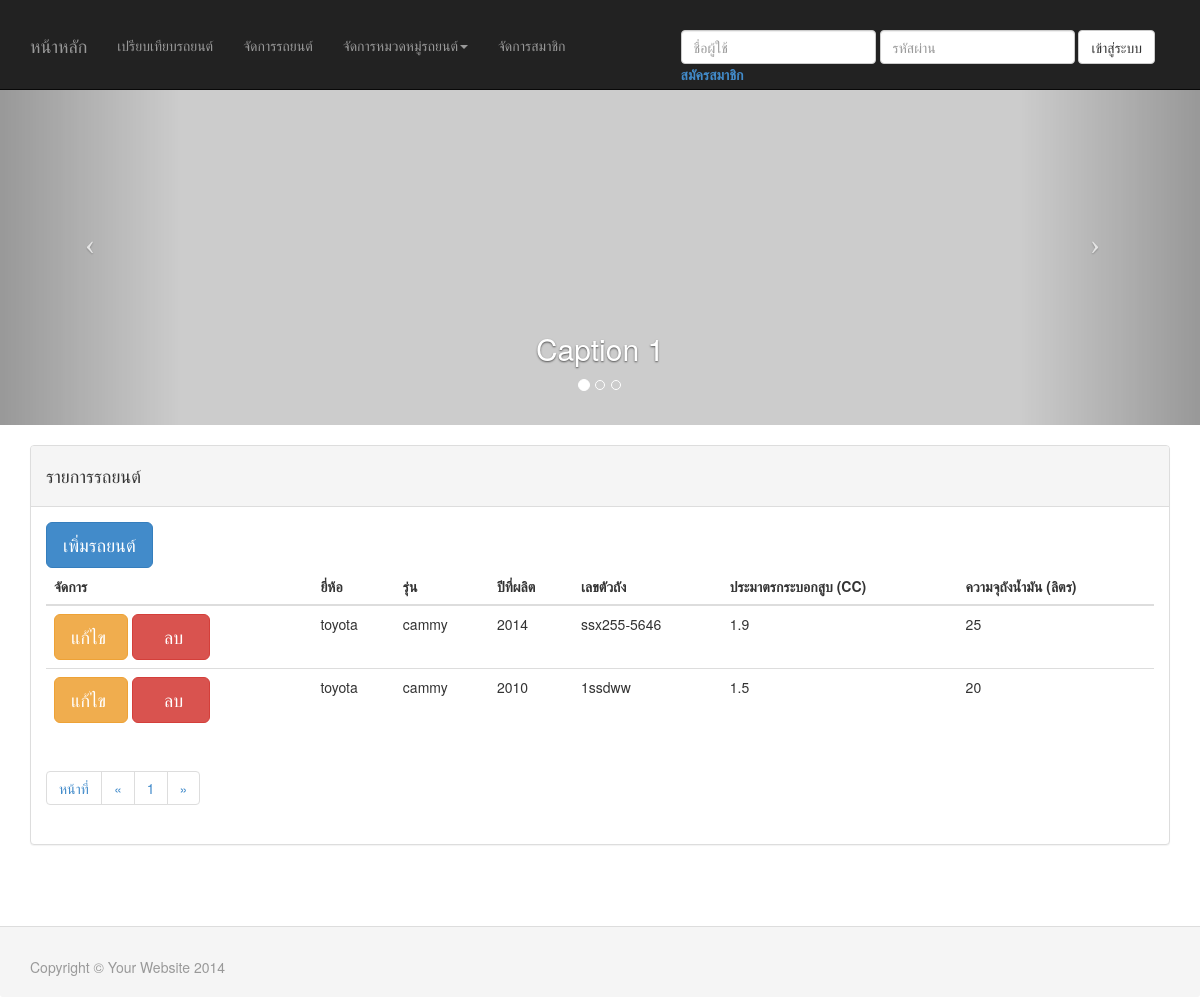
Before: /car/ManageCarProfile.php with the older database file.
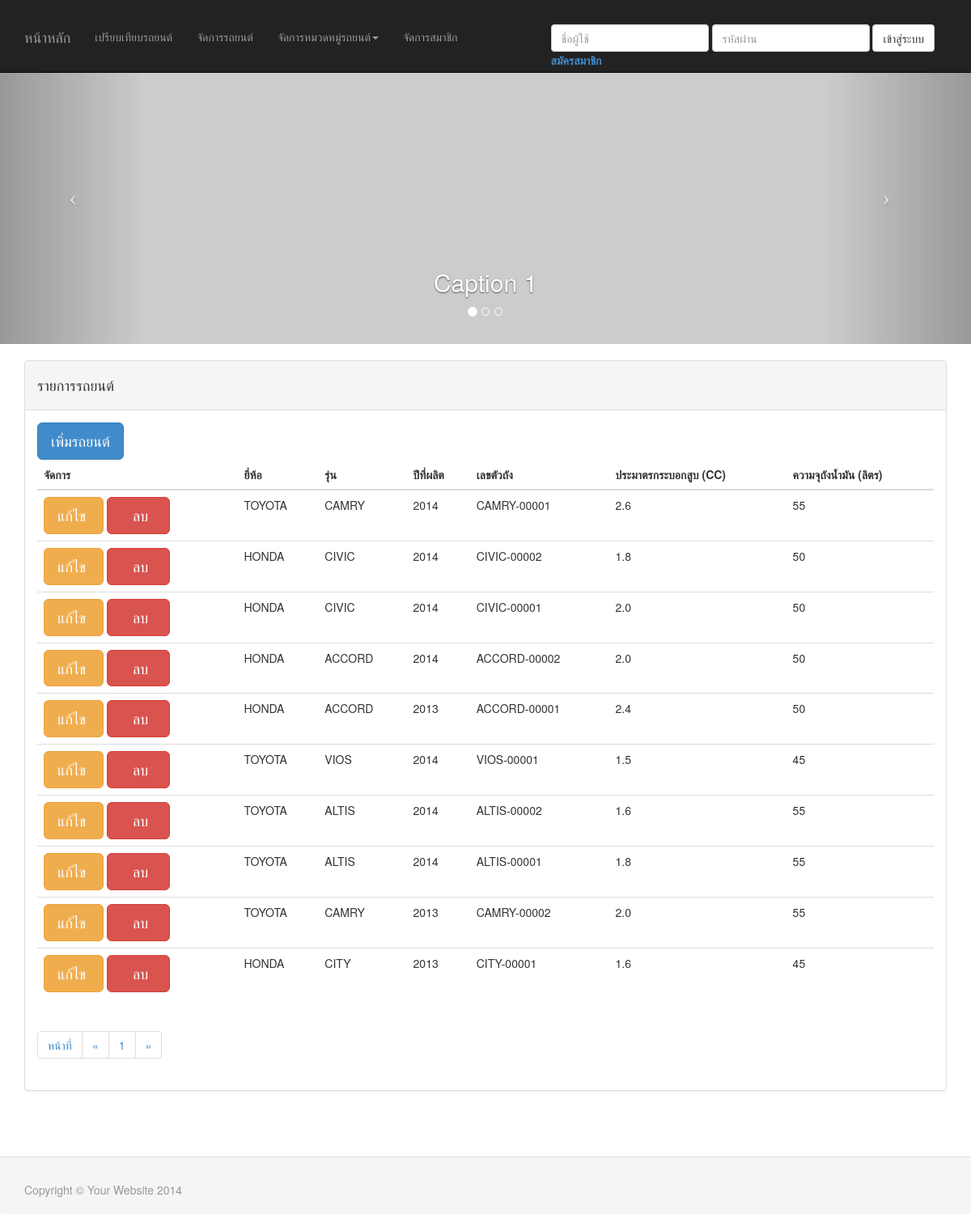
After: the same page with the newer database file.
### tables this page shows
CREATE TABLE IF NOT EXISTS `car` (
  `id` int(11) NOT NULL AUTO_INCREMENT,
  `brand_id` int(11) NOT NULL,
  `model_id` int(11) NOT NULL,
  `car_year` varchar(4) DEFAULT NULL,
  `body_number` varchar(45) DEFAULT NULL,
  `cylinder` varchar(4) DEFAULT NULL,
  `fuel_tank` varchar(2) DEFAULT NULL,
  `color` varchar(255) DEFAULT NULL,
  `detail` varchar(255) DEFAULT NULL,
  `create_dt` datetime DEFAULT NULL,
  `update_dt` datetime DEFAULT NULL,
  PRIMARY KEY (`id`)
);

CREATE TABLE IF NOT EXISTS `carbrand` (
  `id` int(10) unsigned NOT NULL AUTO_INCREMENT,
  `name` varchar(255) DEFAULT NULL,
  PRIMARY KEY (`id`)
);

CREATE TABLE IF NOT EXISTS `carmodel` (
  `id` int(10) unsigned NOT NULL AUTO_INCREMENT,
  `name` varchar(255) DEFAULT NULL,
  `brand_id` int(11) NOT NULL,
  PRIMARY KEY (`id`),
  KEY `brand_id` (`brand_id`),
  KEY `brand_id_2` (`brand_id`)
);

### car/src/class/Database.php (called while the page is built, shortened)
<?php
class Database {
	private $host;
	private $username;
	private $password;
	function __construct() {
		$this->host = 'localhost';
		$this->username = 'root';
		$this->password = '';
		$this->db = 'project';
	}
	function query($StrQuery) {
		$result = mysql_query( $StrQuery );
		return $result;
	}
	function connectDB() {
		$con = mysql_connect( $this->host, $this->username, $this->password ) or die("can't to connect");
		return $con;
	}
}
?>

### car/src/class/ManageCar.php (called while the page is built, shortened)
<?php
include_once 'Database.php';
class ManageCar {
    private $objDB;
    private $NUM_ROWS;
    private $PAGE_SIZE;
    function __construct() {
        $this->objDB = new Database ();
    }
    function getCarAllPaging($pageSize, $page) {
        $this->PAGE_SIZE = $pageSize;
        $lim_start = (($page - 1) * $pageSize);
        $lim_end = $lim_start + $pageSize;
        $limit = "limit " . $lim_start . ", " . $lim_end;
        $str = "select c.id, c.brand_id, cb.name as brand_name, c.model_id, cm.name as model_name,
		c.car_year, c.body_number, c.cylinder, c.fuel_tank, c.color, c.detail, c.create_dt, c.update_dt
                from car c left join carbrand cb on c.brand_id=cb.id
		left join carmodel cm on c.model_id=cm.id
                order by c.create_dt desc ";
        $this->NUM_ROWS = mysql_num_rows($this->objDB->query($str));
        $rs = $this->objDB->query($str . $limit);
        $arrayIterator = new ArrayIterator();
        while ($row = mysql_fetch_object($rs)) {
            $arrayIterator->append($row);
        }
        return $arrayIterator;
    }
    function getPageing() {
        return ceil($this->NUM_ROWS / $this->PAGE_SIZE);
    }
}
?>

### car/ManageCarProfile.php (the view, shortened to what the changed rows need)
<?php
include 'src/class/ManageCar.php';
$objCar = new ManageCar();
$pageSize = 10;
$currentPage = 1;
?>
<!DOCTYPE html>
<html lang="en">
    <head>
        <?php include 'includes.php' ?>
    </head>
    <body>
        <?php include 'header.php'; ?>
        <div class="container">
            <div class="row clearfix">
                <div class="col-md-12 column">
                    <div class=" panel panel-default">
                        <div class="panel-body">
                            <div class="row clearfix">
                                <div class="col-md-12 column">
                                    <table class="table">
                                        <thead>
                                            <tr>
                                                <th>จัดการ</th>
                                                <th>ยี่ห้อ</th>
                                                <th>รุ่น</th>
                                                <th>ปีที่ผลิต</th>
                                                <th>เลขตัวถัง</th>
                                                <th>ประมาตรกระบอกสูบ (CC)</th>
                                                <th>ความจุถังน้ำมัน (ลิตร)</th>
                                            </tr>
                                        </thead>
                                        <tbody>
                                            <?php
                                            $arrCar = $objCar->getCarAllPaging($pageSize, $currentPage);
                                            foreach ($arrCar as $row) {
                                                ?>
                                                <tr>
                                                    <td>
                                                        <a href="editCarProfile.php?id=<?php echo $row->id; ?>"<button type="button" class="btn btn-warning btn-lg">แก้ไข&nbsp;</button></a>
                                                        <a href="ManageCarProfile.php?delete=true&id=<?php echo $row->id; ?>"><button type="button" class="btn btn-danger btn-lg">&nbsp;&nbsp;&nbsp;ลบ&nbsp;&nbsp;</button></a>
                                                    </td>
                                                    <td><?php echo $row->brand_name ?></td>
                                                    <td><?php echo $row->model_name ?></td>
                                                    <td><?php echo $row->car_year ?></td>
                                                    <td><?php echo $row->body_number ?></td>
                                                    <td><?php echo $row->cylinder ?></td>
                                                    <td><?php echo $row->fuel_tank ?></td>
                                                </tr>
                                            <?php } ?>
                                        </tbody>
                                    </table>
                                </div>
                            </div>
                            <nav>
                                <ul class="pagination">
                                    <?php $pages = $objCar->getPageing(); ?>
                                    <?php
                                    for ($i = 1; $i <= $pages; $i++) {
                                        ?>
                                        <li><a href="ManageCarProfile.php?page=<?= $i ?>"><?= $i ?></a></li>
                                        <?php
                                    }
                                    ?>
                                </ul>
                            </nav>
                        </div>
                    </div>
                </div>
            </div>
        </div>
    </body>
</html>

Changed rows visible on the page:
changed car: carbrand.name "toyota" → "TOYOTA"; carmodel.name "cammy" → "CAMRY"; body_number "ssx255-5646" → "CAMRY-00001"; cylinder "1.9" → "2.6"; fuel_tank "25" → "55"
added car: carbrand.name "HONDA", carmodel.name "CIVIC", car_year "2014", body_number "CIVIC-00002", cylinder "1.8", fuel_tank "50"
added car: carbrand.name "HONDA", carmodel.name "CIVIC", car_year "2014", body_number "CIVIC-00001", cylinder "2.0", fuel_tank "50"
added car: carbrand.name "HONDA", carmodel.name "ACCORD", car_year "2014", body_number "ACCORD-00002", cylinder "2.0", fuel_tank "50"
added car: carbrand.name "HONDA", carmodel.name "ACCORD", car_year "2013", body_number "ACCORD-00001", cylinder "2.4", fuel_tank "50"
added car: carbrand.name "TOYOTA", carmodel.name "VIOS", car_year "2014", body_number "VIOS-00001", cylinder "1.5", fuel_tank "45"
added car: carbrand.name "TOYOTA", carmodel.name "ALTIS", car_year "2014", body_number "ALTIS-00002", cylinder "1.6", fuel_tank "55"
added car: carbrand.name "TOYOTA", carmodel.name "ALTIS", car_year "2014", body_number "ALTIS-00001", cylinder "1.8", fuel_tank "55"
changed car: carbrand.name "toyota" → "TOYOTA"; carmodel.name "cammy" → "CAMRY"; car_year "2010" → "2013"; body_number "1ssdww" → "CAMRY-00002"; cylinder "1.5" → "2.0"; fuel_tank "20" → "55"
added car: carbrand.name "HONDA", carmodel.name "CITY", car_year "2013", body_number "CITY-00001", cylinder "1.6", fuel_tank "45"
